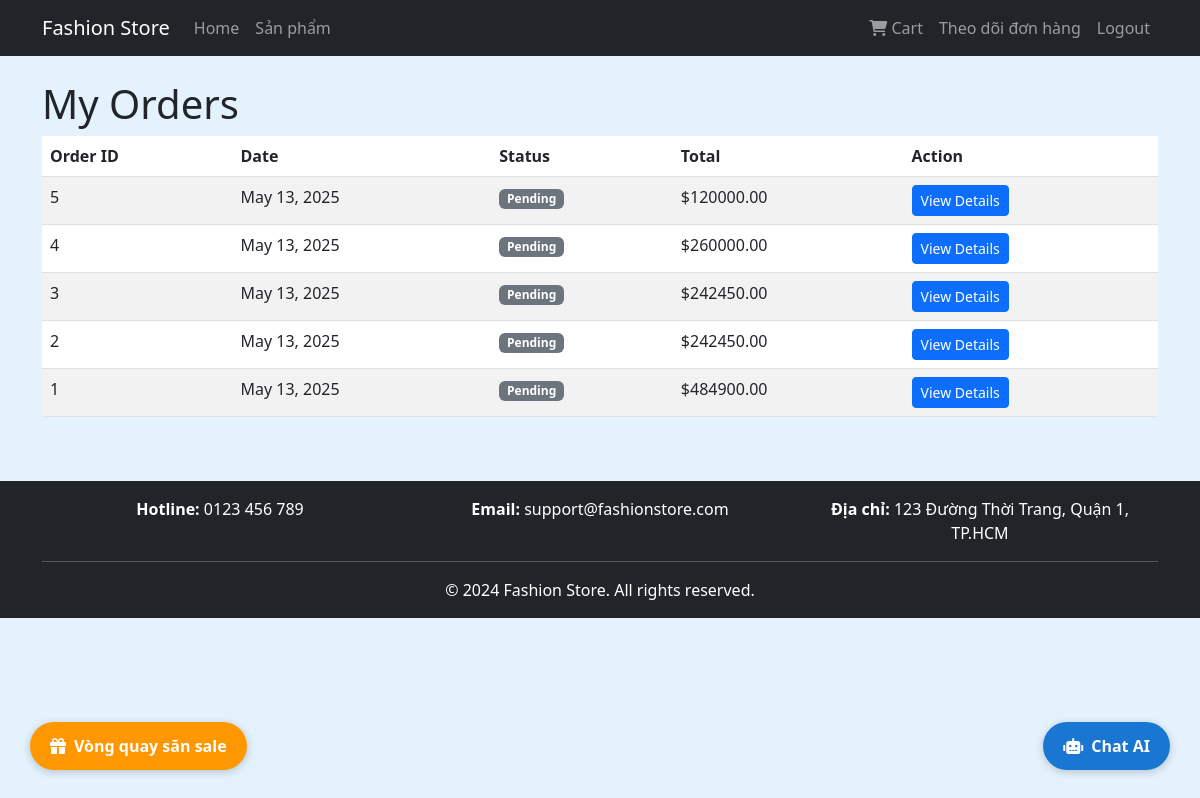
Screenshot of /orders/ (signed in) with the database file from the repository.
### store/models.py (models this page shows, shortened)
class Category(models.Model):
    name = models.CharField(max_length=100)
    slug = models.SlugField(unique=True)
    class Meta:
        verbose_name_plural = 'Categories'

class Order(models.Model):
    STATUS_CHOICES = (
        ('pending', 'Pending'),
        ('processing', 'Processing'),
        ('shipped', 'Shipped'),
        ('delivered', 'Delivered'),
    )
    user = models.ForeignKey(User, on_delete=models.CASCADE)
    full_name = models.CharField(max_length=100)
    email = models.EmailField()
    address = models.CharField(max_length=250)
    phone = models.CharField(max_length=20)
    created = models.DateTimeField(auto_now_add=True)
    updated = models.DateTimeField(auto_now=True)
    status = models.CharField(max_length=20, choices=STATUS_CHOICES, default='pending')
    total_amount = models.DecimalField(max_digits=10, decimal_places=2)
    class Meta:
        ordering = ('-created',)

### store/views.py (the view)
# urls.py: path('orders/', views.order_history, name='order_history'),
@login_required
def order_history(request):
    orders = Order.objects.filter(user=request.user)
    context = {'orders': orders}
    context.update(get_discount_context(request))
    return render(request, 'store/order/history.html', context)

### store/context_processors.py (called while the page is built)
def categories(request):
    return {'categories': Category.objects.all()}

def discount_info(request):
    discount_code = request.session.get('discount_code')
    valid_codes = {
        'SALE10': 10,
        'SALE20': 20,
        'SALE30': 30,
        'SALE50': 50,
    }
    discount_percent = valid_codes.get(discount_code, 0) if discount_code else 0
    return {'discount_code': discount_code, 'discount_percent': discount_percent}

### store/views.py (called while the page is built)
def get_discount_context(request):
    discount_code = request.session.get('discount_code')
    valid_codes = {
        'SALE10': 10,
        'SALE20': 20,
        'SALE30': 30,
        'SALE50': 50,
    }
    discount_percent = valid_codes.get(discount_code, 0) if discount_code else 0
    return {'discount_code': discount_code, 'discount_percent': discount_percent}

### store/templates/store/order/history.html (shortened to what this page needs)
{% extends "store/base.html" %}
{% block content %}
    <h1>My Orders</h1>
    {% if orders %}
    <div class="table-responsive">
        <table class="table table-striped">
            <thead>
                <tr>
                    <th>Order ID</th>
                    <th>Date</th>
                    <th>Status</th>
                    <th>Total</th>
                    <th>Action</th>
                </tr>
            </thead>
            <tbody>
                {% for order in orders %}
                <tr>
                    <td>{{ order.id }}</td>
                    <td>{{ order.created|date:"F j, Y" }}</td>
                    <td>
                        <span class="badge {% if order.status == 'delivered' %}bg-success{% elif order.status == 'shipped' %}bg-info{% elif order.status == 'processing' %}bg-warning{% else %}bg-secondary{% endif %}">
                            {{ order.get_status_display }}
                        </span>
                    </td>
                    <td>${{ order.total_amount }}</td>
                    <td>
                        <a href="{% url 'store:order_detail' order.id %}" class="btn btn-sm btn-primary">View Details</a>
                    </td>
                </tr>
                {% endfor %}
            </tbody>
        </table>
    </div>
    {% else %}
    <p>You haven't placed any orders yet.</p>
    {% endif %}
{% endblock %}

### store/templates/store/base.html (shortened to what this page needs)
<!DOCTYPE html>
<html lang="en">
<head>
    <link href="https://cdn.jsdelivr.net/npm/bootstrap@5.3.0/dist/css/bootstrap.min.css" rel="stylesheet">
    <link rel="stylesheet" href="https://cdnjs.cloudflare.com/ajax/libs/font-awesome/6.0.0/css/all.min.css">
</head>
<body class="{% block body_class %}{% endblock %}">
    <nav class="navbar navbar-expand-lg navbar-dark bg-dark">
        <div class="container">
            <a class="navbar-brand" href="{% url 'store:product_list' %}">Fashion Store</a>
            <div class="collapse navbar-collapse" id="navbarNav">
                <ul class="navbar-nav me-auto">
                    <li class="nav-item">
                        <a class="nav-link" href="{% url 'store:product_list' %}">Home</a>
                    </li>
                    {% for c in categories %}
                    <li class="nav-item">
                        <a class="nav-link" href="{% url 'store:product_list_by_category' c.slug %}">{{ c.name }}</a>
                    </li>
                    {% endfor %}
                </ul>
                <ul class="navbar-nav">
                    {% if user.is_authenticated %}
                    <li class="nav-item">
                        <a class="nav-link" href="{% url 'store:cart_detail' %}">
                            <i class="fas fa-shopping-cart"></i> Cart
                        </a>
                    </li>
                    <li class="nav-item">
                        <a class="nav-link" href="{% url 'store:order_history' %}">Theo dõi đơn hàng</a>
                    </li>
                    <li class="nav-item">
                        <a class="nav-link" href="{% url 'accounts:logout' %}">Logout</a>
                    </li>
                    {% endif %}
                </ul>
            </div>
        </div>
    </nav>
    <div class="container mt-4">
        {% block content %}
        {% endblock %}
    </div>
    <footer class="bg-dark text-white mt-5 py-3">
        <div class="container text-center">
            <div class="row">
                <div class="col-md-4 mb-2 mb-md-0">
                    <strong>Hotline:</strong> 0123 456 789
                </div>
                <div class="col-md-4 mb-2 mb-md-0">
                    <strong>Email:</strong> support@fashionstore.com
                </div>
                <div class="col-md-4">
                    <strong>Địa chỉ:</strong> 123 Đường Thời Trang, Quận 1, TP.HCM
                </div>
            </div>
            <hr class="bg-secondary my-3">
            <p class="mb-0">&copy; 2024 Fashion Store. All rights reserved.</p>
        </div>
    </footer>
    <a href="{% url 'store:spin_wheel' %}" class="spin-sale-btn" title="Vòng quay săn sale">
        <i class="fas fa-gift"></i> Vòng quay săn sale
    </a>
    <div id="ai-chat-btn" class="ai-chat-btn">
        <i class="fas fa-robot"></i> Chat AI
    </div>
</body>
</html>

### store/templates/store/base.html (style rules this page uses)
body { background: #e3f2fd !important; }
.spin-sale-btn { position: fixed; left: 30px; bottom: 30px; z-index: 9999; background: #ff9800; color: #fff; padding: 12px 20px; border-radius: 30px; font-weight: bold; box-shadow: 0 2px 8px rgba(0,0,0,0.2); text-decoration: none; transition: background 0.2s; display: flex; align-items: center; gap: 8px; }
.ai-chat-btn { position: fixed; right: 30px; bottom: 30px; z-index: 9999; background: #1976d2; color: #fff; padding: 12px 20px; border-radius: 30px; font-weight: bold; box-shadow: 0 2px 8px rgba(0,0,0,0.2); text-decoration: none; transition: background 0.2s; display: flex; align-items: center; gap: 8px; cursor: pointer; }

### rows the page displays
Category: name "Sản phẩm"
Order: id "5", created "May 13, 2025", status "Pending", total_amount "120000.00"
Order: id "4", created "May 13, 2025", status "Pending", total_amount "260000.00"
Order: id "3", created "May 13, 2025", status "Pending", total_amount "242450.00"
Order: id "2", created "May 13, 2025", status "Pending", total_amount "242450.00"
Order: id "1", created "May 13, 2025", status "Pending", total_amount "484900.00"
